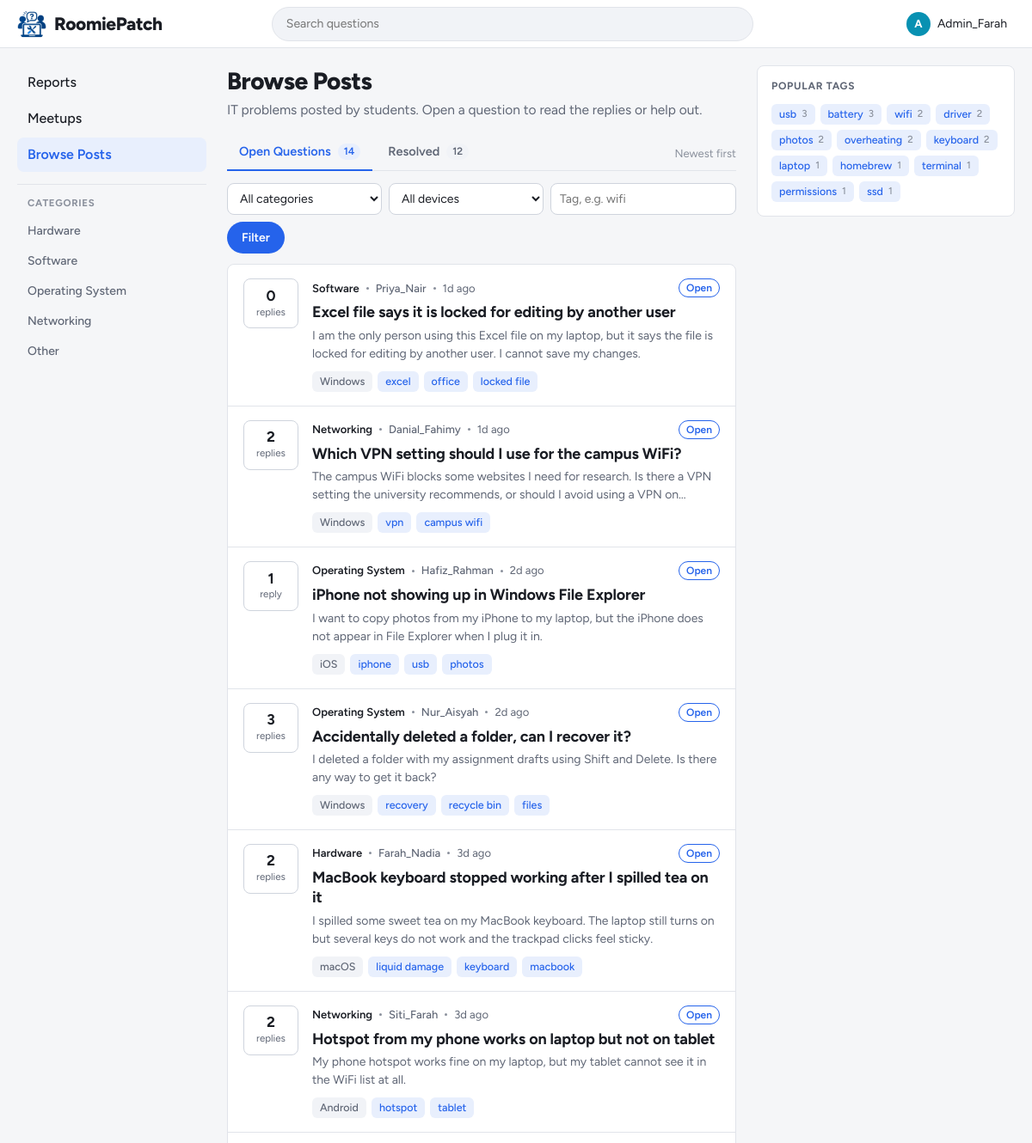
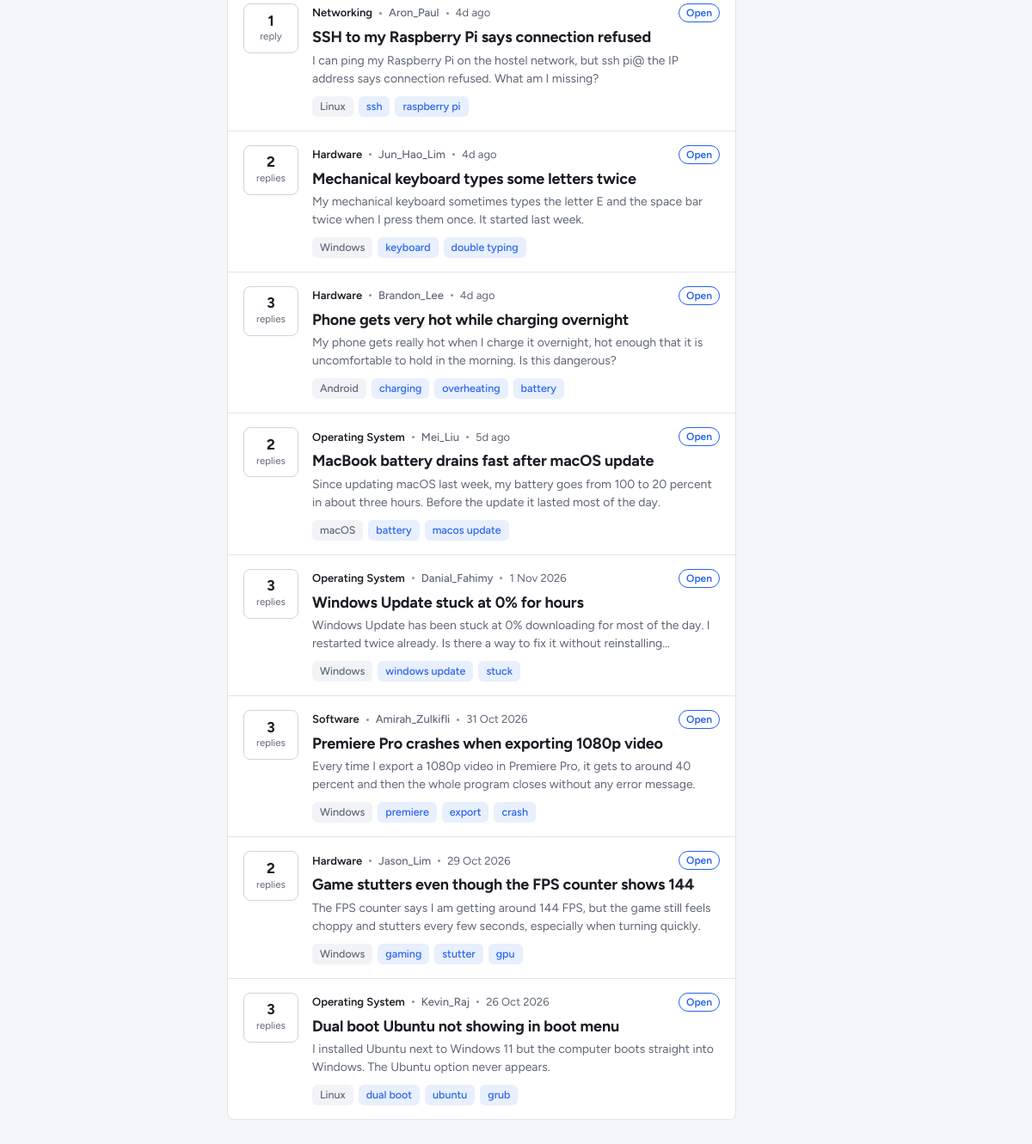
The app's page /student/browse.php (signed in) with its own data (2 pictures, top to bottom).
### tables this page shows
CREATE TABLE categories (
    category_id   INT AUTO_INCREMENT PRIMARY KEY,
    category_name VARCHAR(50) NOT NULL UNIQUE
);

CREATE TABLE posts (
    post_id     INT AUTO_INCREMENT PRIMARY KEY,
    user_id     INT NOT NULL,
    title       VARCHAR(150) NOT NULL,
    description TEXT NOT NULL,
    category_id INT NOT NULL,
    device_os   ENUM('Windows', 'macOS', 'Linux', 'Android', 'iOS', 'Other') NOT NULL,
    tags        VARCHAR(255) NULL,                 
    status      ENUM('Open', 'Resolved') NOT NULL DEFAULT 'Open',
    created_at  DATETIME NOT NULL DEFAULT CURRENT_TIMESTAMP,
    FOREIGN KEY (user_id) REFERENCES users(user_id) ON DELETE CASCADE,
    FOREIGN KEY (category_id) REFERENCES categories(category_id)
);

CREATE TABLE users (
    user_id   INT AUTO_INCREMENT PRIMARY KEY,
    username  VARCHAR(50)  NOT NULL UNIQUE,
    login_id  VARCHAR(20)  NOT NULL UNIQUE,       
    password  VARCHAR(255) NOT NULL,              
    role      ENUM('student', 'admin') NOT NULL DEFAULT 'student',
     
     
    reputation INT NOT NULL DEFAULT 0,
    bio       TEXT NULL
);

### includes/post_card.php (the view, shortened to what this page needs)
<?php
$is_resolved = $post['status'] === 'Resolved';
$post_link = BASE_URL . 'student/post.php?id=' . (int) $post['post_id'];
$profile_link = BASE_URL . 'student/profile.php?id=' . (int) $post['user_id'];
$replies_label = $post['reply_count'] == 1 ? 'reply' : 'replies';
?>
<article class="post-card<?= $is_resolved ? ' is-resolved' : '' ?>">
    <div class="post-stat<?= $is_resolved ? ' resolved' : '' ?>"
         title="<?= $is_resolved ? 'Resolved' : 'Open' ?>, <?= (int) $post['reply_count'] ?> <?= $replies_label ?>">
        <span class="post-stat-count"><?= (int) $post['reply_count'] ?></span>
        <span class="post-stat-label"><?= $replies_label ?></span>
    </div>
    <div class="post-body">
        <div class="post-meta">
            <span class="post-category"><?= e($post['category_name']) ?></span>
            <span class="dot" aria-hidden="true"></span>
            <a class="post-author" href="<?= $profile_link ?>"><?= e($post['username']) ?></a>
            <span class="dot" aria-hidden="true"></span>
            <time datetime="<?= e($post['created_at']) ?>"><?= e(time_ago($post['created_at'])) ?></time>
            <?php if ($is_resolved): ?>
                <span class="status-badge resolved"><?= icon('check', 14) ?>Resolved</span>
            <?php else: ?>
                <span class="status-badge open">Open</span>
            <?php endif; ?>
        </div>
        <h3 class="post-title"><a href="<?= $post_link ?>"><?= e($post['title']) ?></a></h3>
        <p class="post-excerpt"><?= e(excerpt($post['description'])) ?></p>
        <div class="post-footer">
            <span class="chip chip-device"><?= e($post['device_os']) ?></span>
            <?php foreach (tag_list($post['tags']) as $card_tag): ?>
                <a class="chip" href="<?= BASE_URL ?>student/browse.php?tag=<?= urlencode($card_tag) ?>"><?= e($card_tag) ?></a>
            <?php endforeach; ?>
        </div>
    </div>
</article>

### includes/sidebar.php (shortened to what this page needs)
<?php
function nav_link($key, $href, $icon_name, $label, $active, $badge = null)
{
    $class = $key === $active ? 'nav-link active' : 'nav-link';
    $current = $key === $active ? ' aria-current="page"' : '';
    $badge_html = '';
    return '<a class="' . $class . '" href="' . BASE_URL . $href . '"' . $current . '>'
        . icon($icon_name) . '<span>' . e($label) . '</span>' . $badge_html . '</a>';
}
?>
<nav class="sidebar" aria-label="Main">
    <?php if ($is_admin): ?>
        <div class="nav-group">
            <?= nav_link('reports', 'admin/dashboard.php', 'flag', 'Reports', $active) ?>
            <?= nav_link('meetups', 'admin/meetups.php', 'meetup', 'Meetups', $active) ?>
            <?= nav_link('browse', 'student/browse.php', 'list', 'Browse Posts', $active) ?>
        </div>
    <?php endif; ?>
    <div class="nav-group">
        <h2 class="nav-heading">Categories</h2>
        <?php
        $categories = $conn->query('SELECT category_id, category_name FROM categories ORDER BY category_id');
        while ($cat = $categories->fetch_assoc()):
        ?>
            <a class="nav-link nav-link-plain" href="<?= BASE_URL ?>student/browse.php?category=<?= (int) $cat['category_id'] ?>">
                <?= e($cat['category_name']) ?>
            </a>
        <?php endwhile; ?>
    </div>
</nav>

### student/browse.php (shortened to what this page needs)
<?php
$active = 'browse';
include '../includes/header.php';
$status   = get_text('status') === 'resolved' ? 'Resolved' : 'Open';
$q        = get_text('q', 100);
$category = (int) get_text('category');
$device   = in_array(get_text('device'), DEVICE_OPTIONS, true) ? get_text('device') : '';
$tag      = get_text('tag', 50);
$category_name = '';
if ($category_name === '') {
    $category = 0;
}
$where  = [];
$types  = '';
$params = [];
$count_sql = 'SELECT p.status, COUNT(*) AS total FROM posts p'
    . ($where ? ' WHERE ' . implode(' AND ', $where) : '')
    . ' GROUP BY p.status';
$stmt = $conn->prepare($count_sql);
$stmt->execute();
$counts = ['Open' => 0, 'Resolved' => 0];
foreach ($stmt->get_result() as $row) {
    $counts[$row['status']] = (int) $row['total'];
}
$list_where = array_merge($where, ['p.status = ?']);
$stmt = $conn->prepare(POST_LIST_SQL . ' WHERE ' . implode(' AND ', $list_where) . ' ORDER BY p.created_at DESC');
$stmt->bind_param($types . 's', ...array_merge($params, [$status]));
$stmt->execute();
$posts = $stmt->get_result();
$tag_counts = [];
foreach ($conn->query('SELECT tags FROM posts') as $row) {
    foreach (tag_list($row['tags']) as $t) {
        $key = strtolower($t);
        $tag_counts[$key] = ($tag_counts[$key] ?? 0) + 1;
    }
}
arsort($tag_counts);
$tag_counts = array_slice($tag_counts, 0, 12, true);
function browse_url($changes = [])
{
    global $status, $q, $category, $device, $tag;
    $query = array_merge([
        'status'   => $status === 'Resolved' ? 'resolved' : '',
        'q'        => $q,
        'category' => $category ?: '',
        'device'   => $device,
        'tag'      => $tag,
    ], $changes);
    $query = array_filter($query, function ($value) {
        return $value !== '' && $value !== null;
    });
    return BASE_URL . 'student/browse.php' . ($query ? '?' . http_build_query($query) : '');
}
$has_filters = $q !== '' || $category > 0 || $device !== '' || $tag !== '';
?>
<main class="content">
    <div class="page-head">
        <h1>Browse Posts</h1>
        <p>IT problems posted by students. Open a question to read the replies or help out.</p>
    </div>
    <div class="tabs-row">
        <nav class="tabs" aria-label="Post status">
            <a class="tab<?= $status === 'Open' ? ' active' : '' ?>" href="<?= e(browse_url(['status' => ''])) ?>"
               <?= $status === 'Open' ? 'aria-current="page"' : '' ?>>
                Open Questions <span class="tab-count"><?= $counts['Open'] ?></span>
            </a>
            <a class="tab<?= $status === 'Resolved' ? ' active' : '' ?>" href="<?= e(browse_url(['status' => 'resolved'])) ?>"
               <?= $status === 'Resolved' ? 'aria-current="page"' : '' ?>>
                Resolved <span class="tab-count"><?= $counts['Resolved'] ?></span>
            </a>
        </nav>
        <span class="sort-label">Newest first</span>
    </div>
    <form class="filter-bar" action="browse.php" method="get">
        <select class="input input-sm" id="f-category" name="category">
            <option value="">All categories</option>
        </select>
        <select class="input input-sm" id="f-device" name="device">
            <option value="">All devices</option>
        </select>
        <input class="input input-sm" type="text" id="f-tag" name="tag" placeholder="Tag, e.g. wifi" value="<?= e($tag) ?>">
        <button type="submit" class="btn btn-primary btn-sm">Filter</button>
    </form>
    <div class="feed">
        <?php if ($posts->num_rows === 0): ?>
            <div class="empty-state">
                <?php if ($has_filters): ?>
                    <strong>No <?= $status === 'Open' ? 'open' : 'resolved' ?> questions match</strong>
                    Try removing a filter or searching for something else.
                <?php elseif ($status === 'Open'): ?>
                    <strong>No open questions</strong>
                    Every question has been resolved. Nice work, everyone.
                <?php else: ?>
                    <strong>No resolved questions yet</strong>
                    Questions appear here once the author marks a reply as resolved.
                <?php endif; ?>
            </div>
        <?php else: ?>
            <?php while ($post = $posts->fetch_assoc()): ?>
                <?php include '../includes/post_card.php'; ?>
            <?php endwhile; ?>
        <?php endif; ?>
    </div>
</main>
<aside class="rail">
    <section class="rail-box">
        <h2>Popular tags</h2>
        <?php if (!$tag_counts): ?>
            <p>No tags yet.</p>
        <?php else: ?>
            <div class="tag-cloud">
                <?php foreach ($tag_counts as $name => $total): ?>
                    <a class="chip<?= strcasecmp($name, $tag) === 0 ? ' chip-active' : '' ?>" href="<?= e(browse_url(['tag' => $name])) ?>">
                        <?= e($name) ?><span class="chip-count"><?= $total ?></span>
                    </a>
                <?php endforeach; ?>
            </div>
        <?php endif; ?>
    </section>
</aside>
<?php include '../includes/footer.php'; ?>

### records on screen
categories: category_name "Hardware"
categories: category_name "Software"
categories: category_name "Operating System"
categories: category_name "Networking"
categories: category_name "Other"
posts: reply_count "0", replies_label "replies", category.category_name "Software", user.username "Priya_Nair", created_at "1d ago", status "Open", title "Excel file says it is locked for editing by another user", description "I am the only person using this Excel file on my laptop, but it says the file is locked for editing by another user. I cannot save my changes.", device_os "Windows", tags "excel", tags "office", tags "locked file"
posts: reply_count "2", replies_label "replies", category.category_name "Networking", user.username "Danial_Fahimy", created_at "1d ago", status "Open", title "Which VPN setting should I use for the campus WiFi?", description "The campus WiFi blocks some websites I need for research. Is there a VPN setting the university recommends, or should I avoid using a VPN…", device_os "Windows", tags "vpn", tags "campus wifi"
posts: reply_count "1", replies_label "reply", category.category_name "Operating System", user.username "Hafiz_Rahman", created_at "2d ago", status "Open", title "iPhone not showing up in Windows File Explorer", description "I want to copy photos from my iPhone to my laptop, but the iPhone does not appear in File Explorer when I plug it in.", device_os "iOS", tags "iphone", tags "usb", tags "photos"
posts: reply_count "3", replies_label "replies", category.category_name "Operating System", user.username "Nur_Aisyah", created_at "2d ago", status "Open", title "Accidentally deleted a folder, can I recover it?", description "I deleted a folder with my assignment drafts using Shift and Delete. Is there any way to get it back?", device_os "Windows", tags "recovery", tags "recycle bin", tags "files"
posts: reply_count "2", replies_label "replies", category.category_name "Hardware", user.username "Farah_Nadia", created_at "3d ago", status "Open", title "MacBook keyboard stopped working after I spilled tea on it", description "I spilled some sweet tea on my MacBook keyboard. The laptop still turns on but several keys do not work and the trackpad clicks feel sticky.", device_os "macOS", tags "liquid damage", tags "keyboard", tags "macbook"
posts: reply_count "2", replies_label "replies", category.category_name "Networking", user.username "Siti_Farah", created_at "3d ago", status "Open", title "Hotspot from my phone works on laptop but not on tablet", description "My phone hotspot works fine on my laptop, but my tablet cannot see it in the WiFi list at all.", device_os "Android", tags "hotspot", tags "tablet"
posts: reply_count "1", replies_label "reply", category.category_name "Networking", user.username "Aron_Paul", created_at "4d ago", status "Open", title "SSH to my Raspberry Pi says connection refused", description "I can ping my Raspberry Pi on the hostel network, but ssh pi@ the IP address says connection refused. What am I missing?", device_os "Linux", tags "ssh", tags "raspberry pi"
posts: reply_count "2", replies_label "replies", category.category_name "Hardware", user.username "Jun_Hao_Lim", created_at "4d ago", status "Open", title "Mechanical keyboard types some letters twice", description "My mechanical keyboard sometimes types the letter E and the space bar twice when I press them once. It started last week.", device_os "Windows", tags "keyboard", tags "double typing"
posts: reply_count "3", replies_label "replies", category.category_name "Hardware", user.username "Brandon_Lee", created_at "4d ago", status "Open", title "Phone gets very hot while charging overnight", description "My phone gets really hot when I charge it overnight, hot enough that it is uncomfortable to hold in the morning. Is this dangerous?", device_os "Android", tags "charging", tags "overheating", tags "battery"
posts: reply_count "2", replies_label "replies", category.category_name "Operating System", user.username "Mei_Liu", created_at "5d ago", status "Open", title "MacBook battery drains fast after macOS update", description "Since updating macOS last week, my battery goes from 100 to 20 percent in about three hours. Before the update it lasted most of the day.", device_os "macOS", tags "battery", tags "macos update"
posts: reply_count "3", replies_label "replies", category.category_name "Operating System", user.username "Danial_Fahimy", created_at "1 Nov 2026", status "Open", title "Windows Update stuck at 0% for hours", description "Windows Update has been stuck at 0% downloading for most of the day. I restarted twice already. Is there a way to fix it without…", device_os "Windows", tags "windows update", tags "stuck"
posts: reply_count "3", replies_label "replies", category.category_name "Software", user.username "Amirah_Zulkifli", created_at "31 Oct 2026", status "Open", title "Premiere Pro crashes when exporting 1080p video", description "Every time I export a 1080p video in Premiere Pro, it gets to around 40 percent and then the whole program closes without any error message.", device_os "Windows", tags "premiere", tags "export", tags "crash"
posts: reply_count "2", replies_label "replies", category.category_name "Hardware", user.username "Jason_Lim", created_at "29 Oct 2026", status "Open", title "Game stutters even though the FPS counter shows 144", description "The FPS counter says I am getting around 144 FPS, but the game still feels choppy and stutters every few seconds, especially when turning quickly.", device_os "Windows", tags "gaming", tags "stutter", tags "gpu"
posts: reply_count "3", replies_label "replies", category.category_name "Operating System", user.username "Kevin_Raj", created_at "26 Oct 2026", status "Open", title "Dual boot Ubuntu not showing in boot menu", description "I installed Ubuntu next to Windows 11 but the computer boots straight into Windows. The Ubuntu option never appears.", device_os "Linux", tags "dual boot", tags "ubuntu", tags "grub"

### other values on screen
$letter "A"
$_SESSION['username'] "Admin_Farah"
$label "Reports Meetups Browse Posts"
$counts['Open'] "14"
$counts['Resolved'] "12"
$name "usb"
$total "3"
$name "battery"
$name "wifi"
$total "2"
$name "driver"
$name "photos"
$name "overheating"
$name "keyboard"
$name "laptop"
